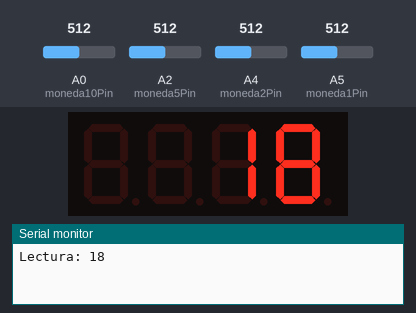
Recording of a sketch running on a simulated Arduino Uno, built with avr-gcc and run on an emulated ATmega328P. Parts: 4-digit seven-segment display, the last lines printed to the serial monitor. Inputs (shaded band) come from the test bench; at power-on: A0 (moneda10Pin) = 512, A2 (moneda5Pin) = 512, A4 (moneda2Pin) = 512, A5 (moneda1Pin) = 512.

Above: at 4.8 s.
4.9 s: A0 (moneda10Pin) set to 90
At 8.0 s:
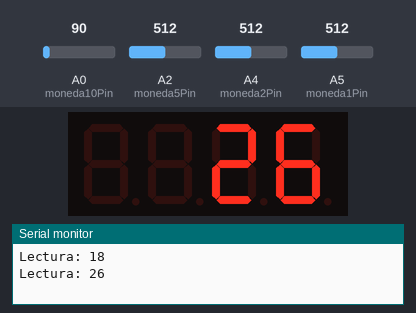
11.5 s: A2 (moneda5Pin) set to 90
At 13.1 s:
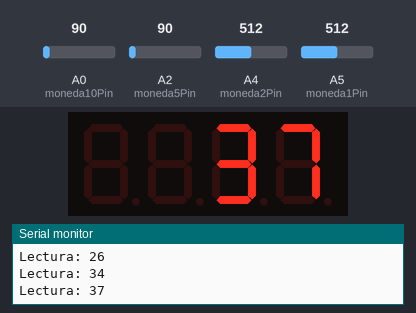
16.5 s: A4 (moneda2Pin) set to 90
At 17.8 s:
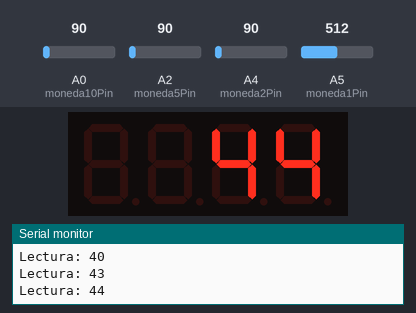
21.5 s: A5 (moneda1Pin) set to 90
26.5 s: A0 (moneda10Pin) set to 110
At 28.3 s:
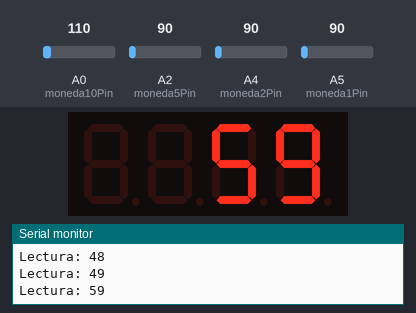
31.5 s: A2 (moneda5Pin) set to 110
At 34.3 s:
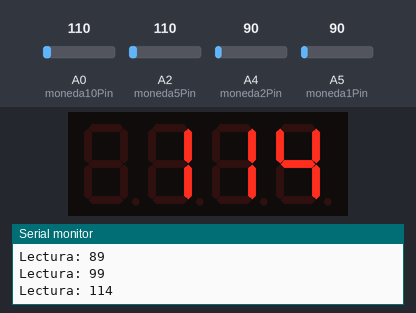
Timing chart, 0 to 35.8 s (numbered marks = the images above; inputs shaded):
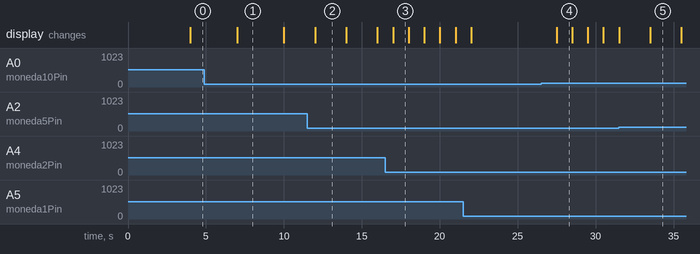

Measured:
- after the input at 4.9 s, the display: changes after 2.1 s (image 1)
- after the input at 26.5 s, the display: changes after 1.0 s (image 4)
- what the display in image 1 shows lasts 3.0 s, from 7.0 s to 10.0 s
- what the display in image 2 shows lasts 2.0 s, from 12.0 s to 14.0 s
- what the display in image 3 shows lasts 1.0 s, from 17.0 s to 18.0 s

The sketch:

Prueba2.ino
```cpp
#include <Arduino.h>
#include "SevSeg.h"
SevSeg sevseg;
int banca =0, bancaAnt = 0;
#define moneda1Pin  A5
#define moneda2Pin  A4
#define moneda5Pin  A2
#define moneda10Pin A0

int moneda1, moneda1Ant,
    moneda2, moneda2Ant,
    moneda5, moneda5Ant,
    moneda10, moneda10Ant;

void setup() {
  Serial.begin(9600); //Configuracion de la velocidad serial
  pinMode(moneda1, INPUT);
  pinMode(moneda2, INPUT);
  pinMode(moneda5, INPUT);
  pinMode(moneda10, INPUT);
   byte numDigits = 4;
  byte digitPins[] = {10, 11, 12, 13};
  byte segmentPins[] = {9, 2, 3, 5, 6, 8, 7, 4};
  bool resistorsOnSegments = true;
  bool updateWithDelaysIn = true;
  byte hardwareConfig = COMMON_CATHODE;
  sevseg.begin(hardwareConfig, numDigits, digitPins, segmentPins, resistorsOnSegments);
  sevseg.setBrightness(90);
}

void loop() {
  moneda1 = analogRead(moneda1Pin);
  if (moneda1 >= 100) {
      banca++;
      delay(1000);
  }
  moneda1Ant = moneda1;

  moneda2 = analogRead(moneda2Pin);
  if (moneda2 >= 100) {
      banca=banca+2;
      delay(1000);
  }
  moneda2Ant = moneda2;

  moneda5 = analogRead(moneda5Pin);
  if (moneda5 >= 100) {
      banca=banca+5;
      delay(1000);

  }
  moneda5Ant = moneda5;

  moneda10 = analogRead(moneda10Pin);
  if (moneda10 >= 100) {
      banca=banca+10;
      delay(1000);
  }

  moneda10Ant = moneda10;
  if (banca != bancaAnt) {
     Serial.print("Lectura: ");
     Serial.println(banca);

  }
  bancaAnt = banca;
  sevseg.setNumber(banca);
  sevseg.refreshDisplay();
}
```
